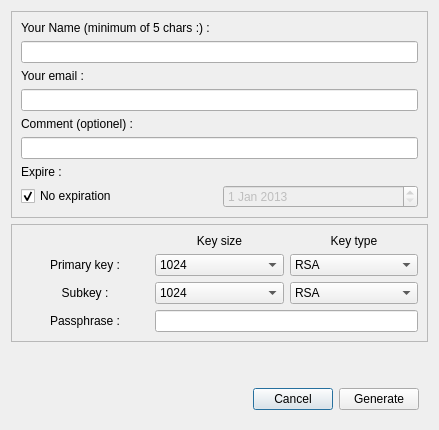
<?xml version="1.0" encoding="UTF-8"?>
<ui version="4.0">
 <class>Createkey</class>
 <widget class="QDialog" name="Createkey">
  <property name="geometry">
   <rect>
    <x>0</x>
    <y>0</y>
    <width>439</width>
    <height>430</height>
   </rect>
  </property>
  <property name="windowTitle">
   <string>Create key-pair</string>
  </property>
  <layout class="QVBoxLayout" name="verticalLayout_2">
   <item>
    <widget class="QFrame" name="frame">
     <property name="frameShape">
      <enum>QFrame::StyledPanel</enum>
     </property>
     <property name="frameShadow">
      <enum>QFrame::Raised</enum>
     </property>
     <layout class="QGridLayout" name="gridLayout_2">
      <item row="6" column="0">
       <widget class="QLabel" name="label_9">
        <property name="text">
         <string>Expire :</string>
        </property>
       </widget>
      </item>
      <item row="4" column="0">
       <widget class="QLabel" name="label_3">
        <property name="text">
         <string>Comment (optionel) :</string>
        </property>
       </widget>
      </item>
      <item row="2" column="0">
       <widget class="QLabel" name="label_2">
        <property name="text">
         <string>Your email :</string>
        </property>
       </widget>
      </item>
      <item row="0" column="0">
       <widget class="QLabel" name="label">
        <property name="text">
         <string>Your Name (minimum of 5 chars :) :</string>
        </property>
       </widget>
      </item>
      <item row="5" column="0" colspan="2">
       <widget class="QLineEdit" name="lineComment">
        <property name="text">
         <string/>
        </property>
       </widget>
      </item>
      <item row="3" column="0" colspan="2">
       <widget class="QLineEdit" name="lineEmail">
        <property name="text">
         <string/>
        </property>
       </widget>
      </item>
      <item row="1" column="0" colspan="2">
       <widget class="QLineEdit" name="lineName">
        <property name="text">
         <string/>
        </property>
       </widget>
      </item>
      <item row="7" column="0">
       <widget class="QCheckBox" name="checkExpire">
        <property name="text">
         <string>No expiration</string>
        </property>
        <property name="checked">
         <bool>true</bool>
        </property>
       </widget>
      </item>
      <item row="7" column="1">
       <widget class="QDateEdit" name="dateEdit">
        <property name="enabled">
         <bool>false</bool>
        </property>
        <property name="dateTime">
         <datetime>
          <hour>0</hour>
          <minute>0</minute>
          <second>0</second>
          <year>2013</year>
          <month>1</month>
          <day>1</day>
         </datetime>
        </property>
        <property name="date">
         <date>
          <year>2013</year>
          <month>1</month>
          <day>1</day>
         </date>
        </property>
       </widget>
      </item>
     </layout>
    </widget>
   </item>
   <item>
    <widget class="QFrame" name="frame_2">
     <property name="frameShape">
      <enum>QFrame::StyledPanel</enum>
     </property>
     <property name="frameShadow">
      <enum>QFrame::Raised</enum>
     </property>
     <layout class="QGridLayout" name="gridLayout">
      <item row="1" column="1">
       <widget class="QComboBox" name="comboLength">
        <item>
         <property name="text">
          <string>1024</string>
         </property>
        </item>
        <item>
         <property name="text">
          <string>2048</string>
         </property>
        </item>
        <item>
         <property name="text">
          <string>4096</string>
         </property>
        </item>
       </widget>
      </item>
      <item row="1" column="2">
       <widget class="QComboBox" name="comboAlgo">
        <item>
         <property name="text">
          <string>RSA</string>
         </property>
        </item>
        <item>
         <property name="text">
          <string>DSA</string>
         </property>
        </item>
       </widget>
      </item>
      <item row="3" column="0">
       <widget class="QLabel" name="label_6">
        <property name="text">
         <string>Passphrase :</string>
        </property>
        <property name="alignment">
         <set>Qt::AlignCenter</set>
        </property>
       </widget>
      </item>
      <item row="1" column="0">
       <widget class="QLabel" name="label_4">
        <property name="text">
         <string>Primary key :</string>
        </property>
        <property name="alignment">
         <set>Qt::AlignCenter</set>
        </property>
       </widget>
      </item>
      <item row="0" column="2">
       <widget class="QLabel" name="label_5">
        <property name="text">
         <string>Key type</string>
        </property>
        <property name="alignment">
         <set>Qt::AlignCenter</set>
        </property>
       </widget>
      </item>
      <item row="2" column="2">
       <widget class="QComboBox" name="comboAlgo2">
        <item>
         <property name="text">
          <string>RSA</string>
         </property>
        </item>
        <item>
         <property name="text">
          <string>ELG-E</string>
         </property>
        </item>
       </widget>
      </item>
      <item row="2" column="1">
       <widget class="QComboBox" name="comboLength2">
        <item>
         <property name="text">
          <string>1024</string>
         </property>
        </item>
        <item>
         <property name="text">
          <string>2048</string>
         </property>
        </item>
        <item>
         <property name="text">
          <string>4096</string>
         </property>
        </item>
       </widget>
      </item>
      <item row="2" column="0">
       <widget class="QLabel" name="label_7">
        <property name="text">
         <string>Subkey :</string>
        </property>
        <property name="alignment">
         <set>Qt::AlignCenter</set>
        </property>
       </widget>
      </item>
      <item row="3" column="1" colspan="2">
       <widget class="QLineEdit" name="linePassphrase">
        <property name="text">
         <string/>
        </property>
       </widget>
      </item>
      <item row="0" column="1">
       <widget class="QLabel" name="label_8">
        <property name="text">
         <string>Key size</string>
        </property>
        <property name="alignment">
         <set>Qt::AlignCenter</set>
        </property>
       </widget>
      </item>
     </layout>
    </widget>
   </item>
   <item>
    <spacer name="verticalSpacer">
     <property name="orientation">
      <enum>Qt::Vertical</enum>
     </property>
     <property name="sizeHint" stdset="0">
      <size>
       <width>20</width>
       <height>40</height>
      </size>
     </property>
    </spacer>
   </item>
   <item>
    <widget class="QFrame" name="frame_3">
     <property name="frameShape">
      <enum>QFrame::NoFrame</enum>
     </property>
     <property name="frameShadow">
      <enum>QFrame::Raised</enum>
     </property>
     <layout class="QHBoxLayout" name="horizontalLayout">
      <item>
       <spacer name="horizontalSpacer">
        <property name="orientation">
         <enum>Qt::Horizontal</enum>
        </property>
        <property name="sizeHint" stdset="0">
         <size>
          <width>40</width>
          <height>20</height>
         </size>
        </property>
       </spacer>
      </item>
      <item>
       <widget class="QPushButton" name="pushCancel">
        <property name="text">
         <string>Cancel</string>
        </property>
       </widget>
      </item>
      <item>
       <widget class="QPushButton" name="pushGenerate">
        <property name="text">
         <string>Generate</string>
        </property>
       </widget>
      </item>
     </layout>
    </widget>
   </item>
  </layout>
 </widget>
 <resources/>
 <connections/>
</ui>
